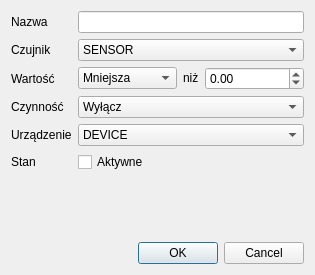
<?xml version="1.0" encoding="UTF-8"?>
<ui version="4.0">
 <class>EventDialog</class>
 <widget class="QDialog" name="EventDialog">
  <property name="geometry">
   <rect>
    <x>0</x>
    <y>0</y>
    <width>315</width>
    <height>275</height>
   </rect>
  </property>
  <property name="windowTitle">
   <string>Opcje zdarzenia</string>
  </property>
  <property name="windowIcon">
   <iconset resource="../common.qrc">
    <normaloff>:/icons/icon_options</normaloff>:/icons/icon_options</iconset>
  </property>
  <layout class="QGridLayout" name="gridLayout">
   <item row="0" column="0">
    <widget class="QLabel" name="labelName">
     <property name="text">
      <string>Nazwa</string>
     </property>
    </widget>
   </item>
   <item row="0" column="1">
    <widget class="QLineEdit" name="Name"/>
   </item>
   <item row="1" column="0">
    <widget class="QLabel" name="labelSensor">
     <property name="text">
      <string>Czujnik</string>
     </property>
    </widget>
   </item>
   <item row="1" column="1">
    <widget class="QComboBox" name="Sensor">
     <item>
      <property name="text">
       <string>SENSOR</string>
      </property>
     </item>
    </widget>
   </item>
   <item row="2" column="0">
    <widget class="QLabel" name="labelValue">
     <property name="text">
      <string>Wartość</string>
     </property>
    </widget>
   </item>
   <item row="4" column="1">
    <widget class="QComboBox" name="Device">
     <item>
      <property name="text">
       <string>DEVICE</string>
      </property>
     </item>
    </widget>
   </item>
   <item row="2" column="1">
    <layout class="QHBoxLayout" name="layoutConditions">
     <item>
      <widget class="QComboBox" name="Where">
       <item>
        <property name="text">
         <string>Mniejsza</string>
        </property>
       </item>
       <item>
        <property name="text">
         <string>Większa</string>
        </property>
       </item>
      </widget>
     </item>
     <item>
      <widget class="QLabel" name="label">
       <property name="sizePolicy">
        <sizepolicy hsizetype="Fixed" vsizetype="Fixed">
         <horstretch>0</horstretch>
         <verstretch>0</verstretch>
        </sizepolicy>
       </property>
       <property name="text">
        <string>niż</string>
       </property>
      </widget>
     </item>
     <item>
      <widget class="QDoubleSpinBox" name="Value">
       <property name="minimum">
        <double>-1000.000000000000000</double>
       </property>
       <property name="maximum">
        <double>1000.000000000000000</double>
       </property>
      </widget>
     </item>
    </layout>
   </item>
   <item row="3" column="0">
    <widget class="QLabel" name="labelAction">
     <property name="text">
      <string>Czynność</string>
     </property>
    </widget>
   </item>
   <item row="3" column="1">
    <widget class="QComboBox" name="Action">
     <item>
      <property name="text">
       <string>Wyłącz</string>
      </property>
     </item>
     <item>
      <property name="text">
       <string>Załącz</string>
      </property>
     </item>
    </widget>
   </item>
   <item row="4" column="0">
    <widget class="QLabel" name="labelDevice">
     <property name="text">
      <string>Urządzenie</string>
     </property>
    </widget>
   </item>
   <item row="5" column="0">
    <widget class="QLabel" name="labelActive">
     <property name="text">
      <string>Stan</string>
     </property>
    </widget>
   </item>
   <item row="5" column="1">
    <widget class="QCheckBox" name="Active">
     <property name="text">
      <string>Aktywne</string>
     </property>
    </widget>
   </item>
   <item row="7" column="0" colspan="2">
    <widget class="QDialogButtonBox" name="buttonBox">
     <property name="orientation">
      <enum>Qt::Horizontal</enum>
     </property>
     <property name="standardButtons">
      <set>QDialogButtonBox::Cancel|QDialogButtonBox::Ok</set>
     </property>
    </widget>
   </item>
   <item row="6" column="0" colspan="2">
    <spacer name="verticalSpacer">
     <property name="orientation">
      <enum>Qt::Vertical</enum>
     </property>
     <property name="sizeHint" stdset="0">
      <size>
       <width>20</width>
       <height>0</height>
      </size>
     </property>
    </spacer>
   </item>
  </layout>
 </widget>
 <resources>
  <include location="../common.qrc"/>
 </resources>
 <connections>
  <connection>
   <sender>buttonBox</sender>
   <signal>accepted()</signal>
   <receiver>EventDialog</receiver>
   <slot>accept()</slot>
   <hints>
    <hint type="sourcelabel">
     <x>248</x>
     <y>254</y>
    </hint>
    <hint type="destinationlabel">
     <x>157</x>
     <y>274</y>
    </hint>
   </hints>
  </connection>
  <connection>
   <sender>buttonBox</sender>
   <signal>rejected()</signal>
   <receiver>EventDialog</receiver>
   <slot>reject()</slot>
   <hints>
    <hint type="sourcelabel">
     <x>316</x>
     <y>260</y>
    </hint>
    <hint type="destinationlabel">
     <x>286</x>
     <y>274</y>
    </hint>
   </hints>
  </connection>
 </connections>
</ui>
